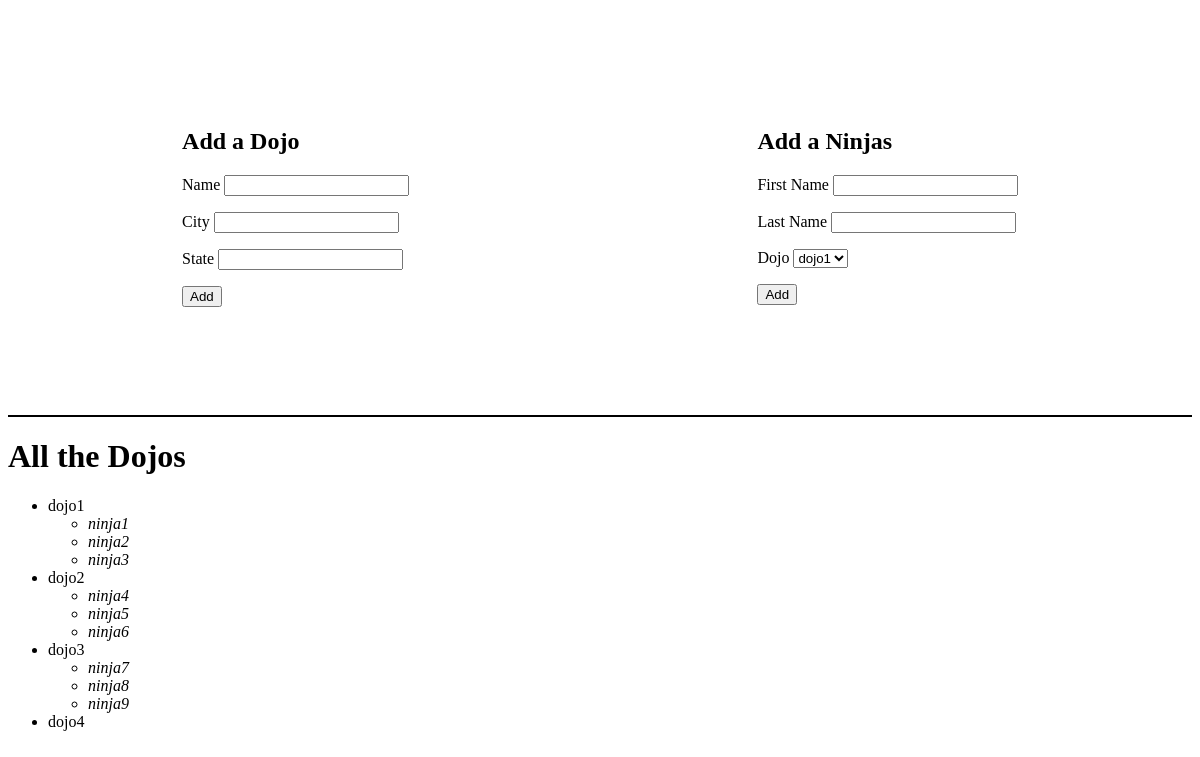
The app's page /, older data.
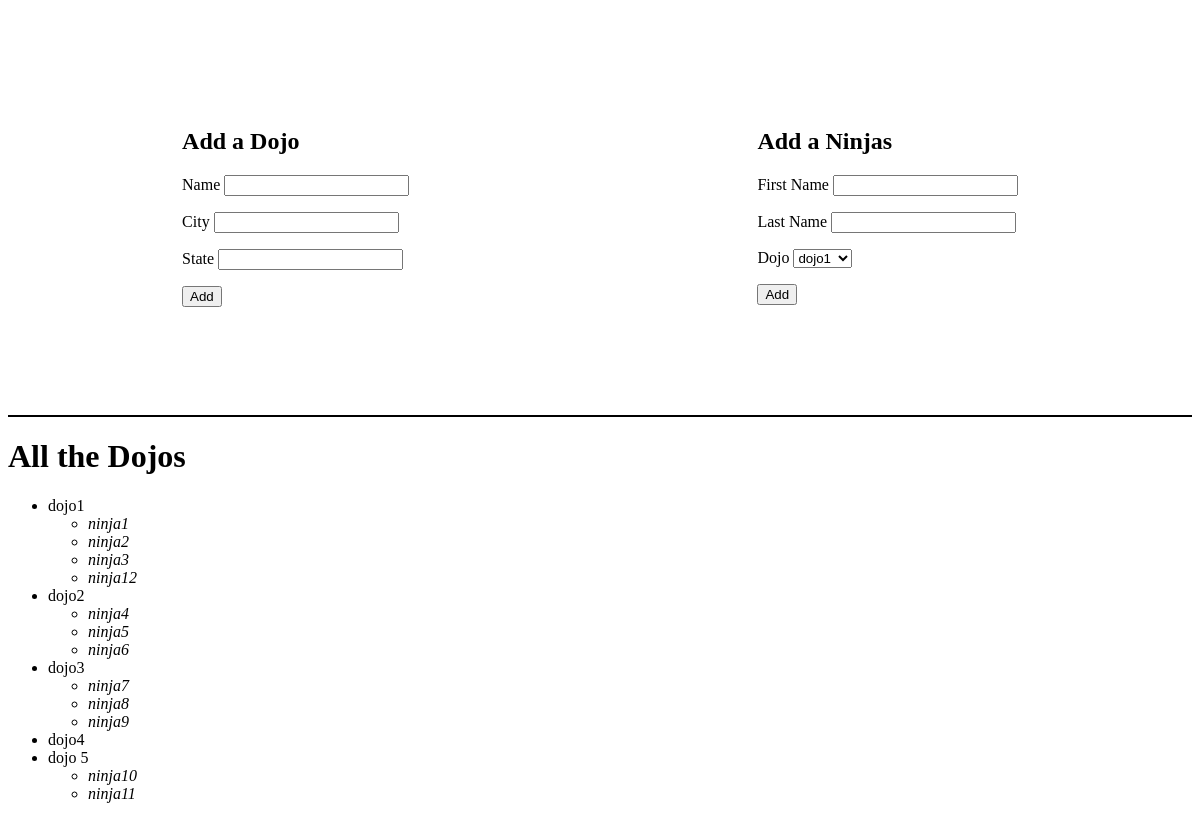
The same page, newer data.
### dojo_ninjasApp/models.py (models this page shows)
class Dojo(models.Model):
    name = models.CharField(max_length=255)
    city = models.CharField(max_length=255)
    state = models.CharField(max_length=255)
    desc = models.TextField()

class Ninja(models.Model):
    dojo = models.ForeignKey(Dojo, related_name="ninjas", on_delete=models.CASCADE)
    first_name = models.CharField(max_length=255)
    last_name = models.CharField(max_length=255)

### dojo_ninjasApp/views.py (the view)
# urls.py: path('', views.insertion),
def insertion(request):
    context = {
        "Dojos" : models.insert(),
    }
    return render(request, "index.html", context)

### dojo_ninjasApp/models.py (called while the page is built)
def insert():
    return Dojo.objects.all()

### dojo_ninjasApp/templates/index.html (shortened to what this page needs)
<!DOCTYPE html>
<html lang="en">
<head>
</head>
<body>
    <div class="container">
        <main>
            <aside class="left">
                <h1>Add a Dojo</h1>
                <form action="add_dojo" method="post">
                    <p>Name <input type="text" name="name"> </p>
                    <p>City <input type="text" name="city"> </p>
                    <p>State <input type="text" name="state"> </p>
                    <input type="submit" value="Add" name="add_dojo">
                </form>
            </aside>
            <aside class="right">
                <h1>Add a Ninjas</h1>
                <form action="add_ninjas" method="post">
                    <p>First Name <input type="text" name="first_name"> </p>
                    <p>Last Name <input type="text" name="last_name"> </p>
                    <p>Dojo <select name="dojo">
                        {% for dojo in Dojos %}
                            <option value="{{dojo.id}}"> {{dojo.name}} </option>
                        {% endfor %}
                        </select>
                    </p>
                    <input type="submit" value="Add" name="add_ninjas">
                </form>
            </aside>
        </main>
        <hr>
        <div class="show">
            <h1>All the Dojos</h1>
            <ul>
                {% for dojo in Dojos %}
                <li> {{dojo.name}}
                    <ul>
                        {% for ninja in dojo.ninjas.all %}
                        <li> <em> {{ninja.first_name}}</em> </li>
                        {% endfor %}
                    </ul>
                </li>
                {% endfor %}
            </ul>
        </div>
    </div>
</body>
</html>

### dojo_ninjasApp/templates/index.html (style rules this page uses)
main { display: flex; }
aside { margin: 100px auto; }
hr { height: 2px; border-width: 0; color: black; background-color: black; }

Row changes from the older to the newer data that the page shows:
added Ninja: first_name "ninja12", shown under Dojo "dojo1"
added Dojo: name "dojo 5"
added Ninja: first_name "ninja10", shown under "dojo 5"
added Ninja: first_name "ninja11", shown under "dojo 5"
